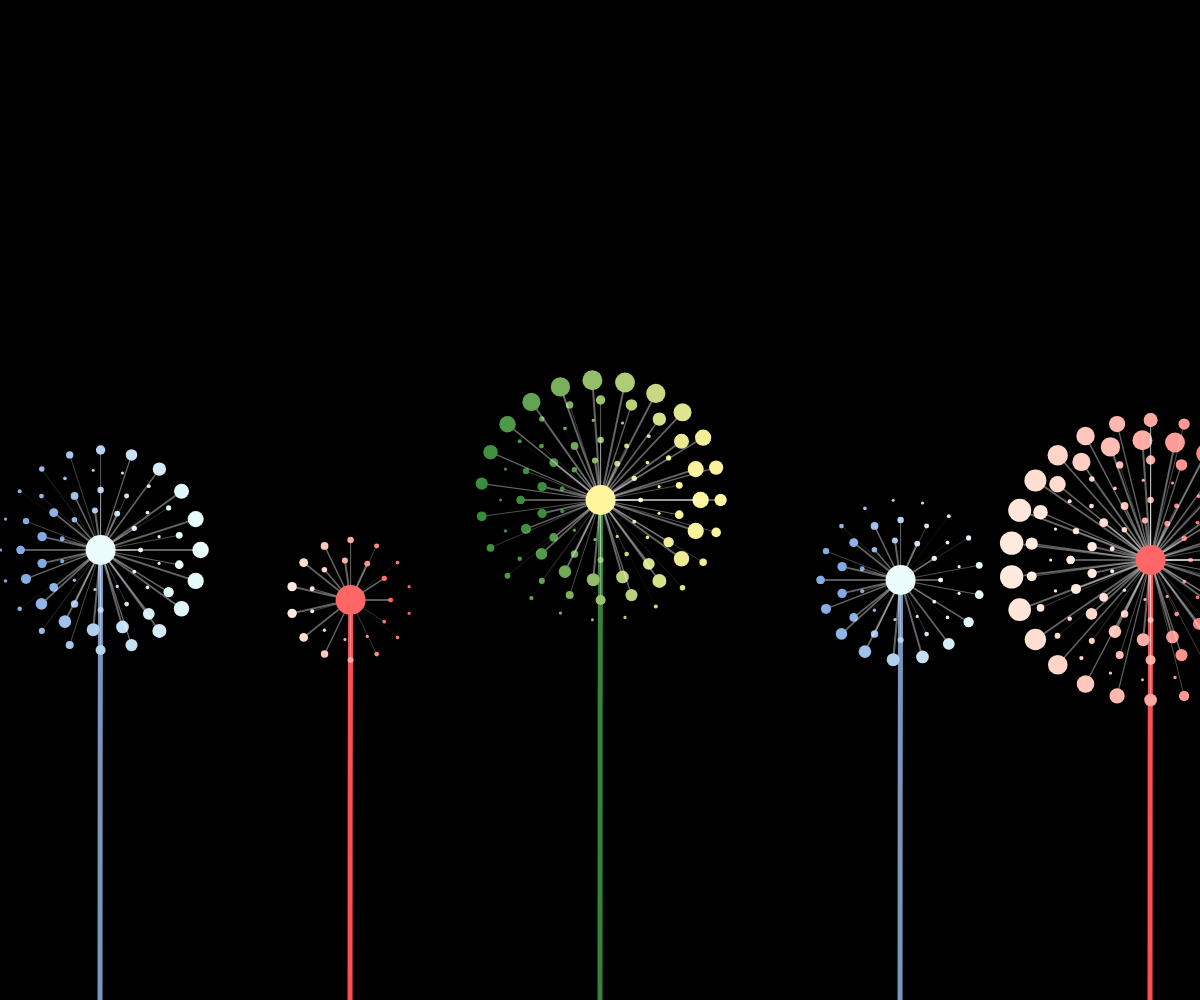
Frame 1 (no input)
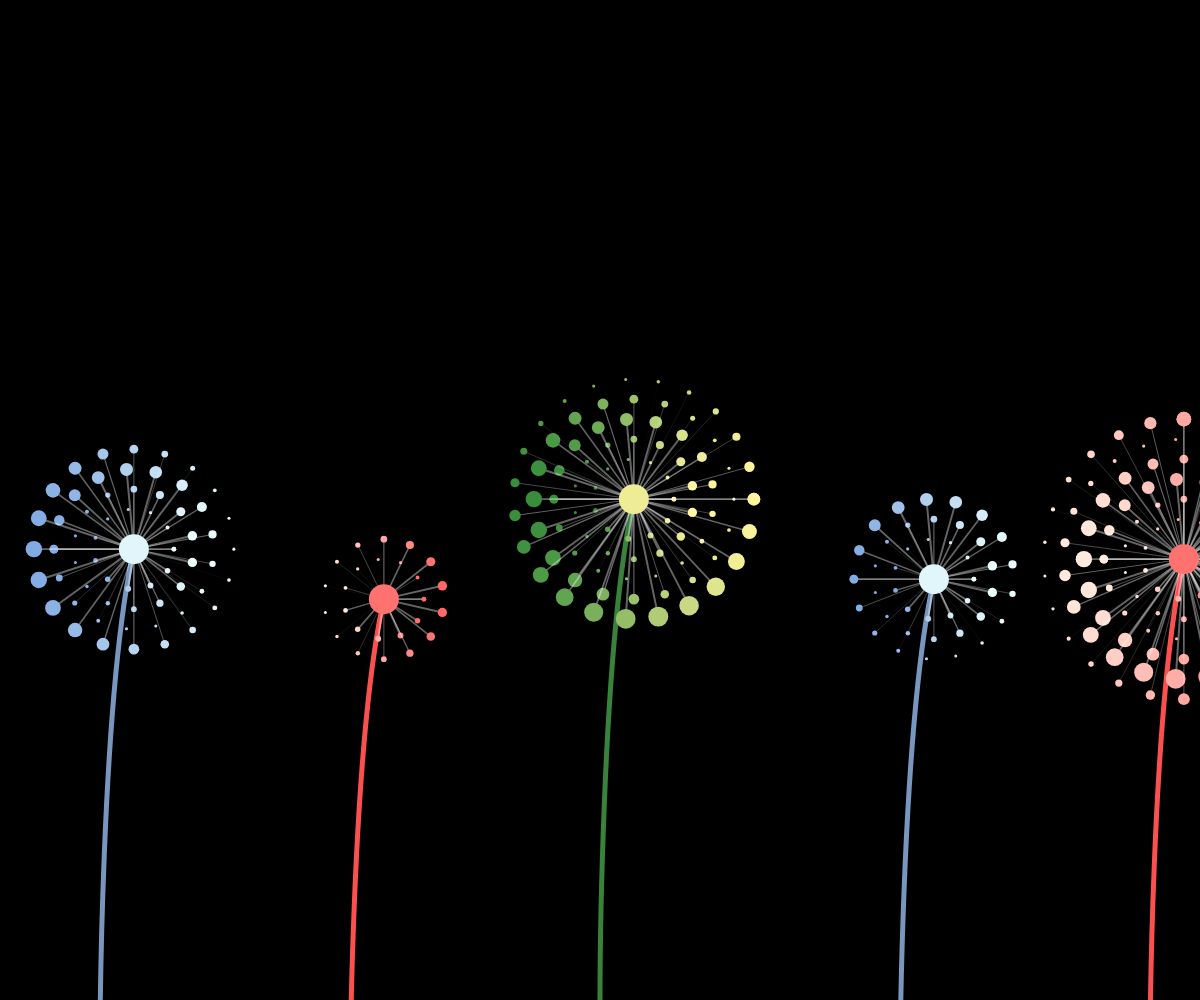
Frame 60 (no input)
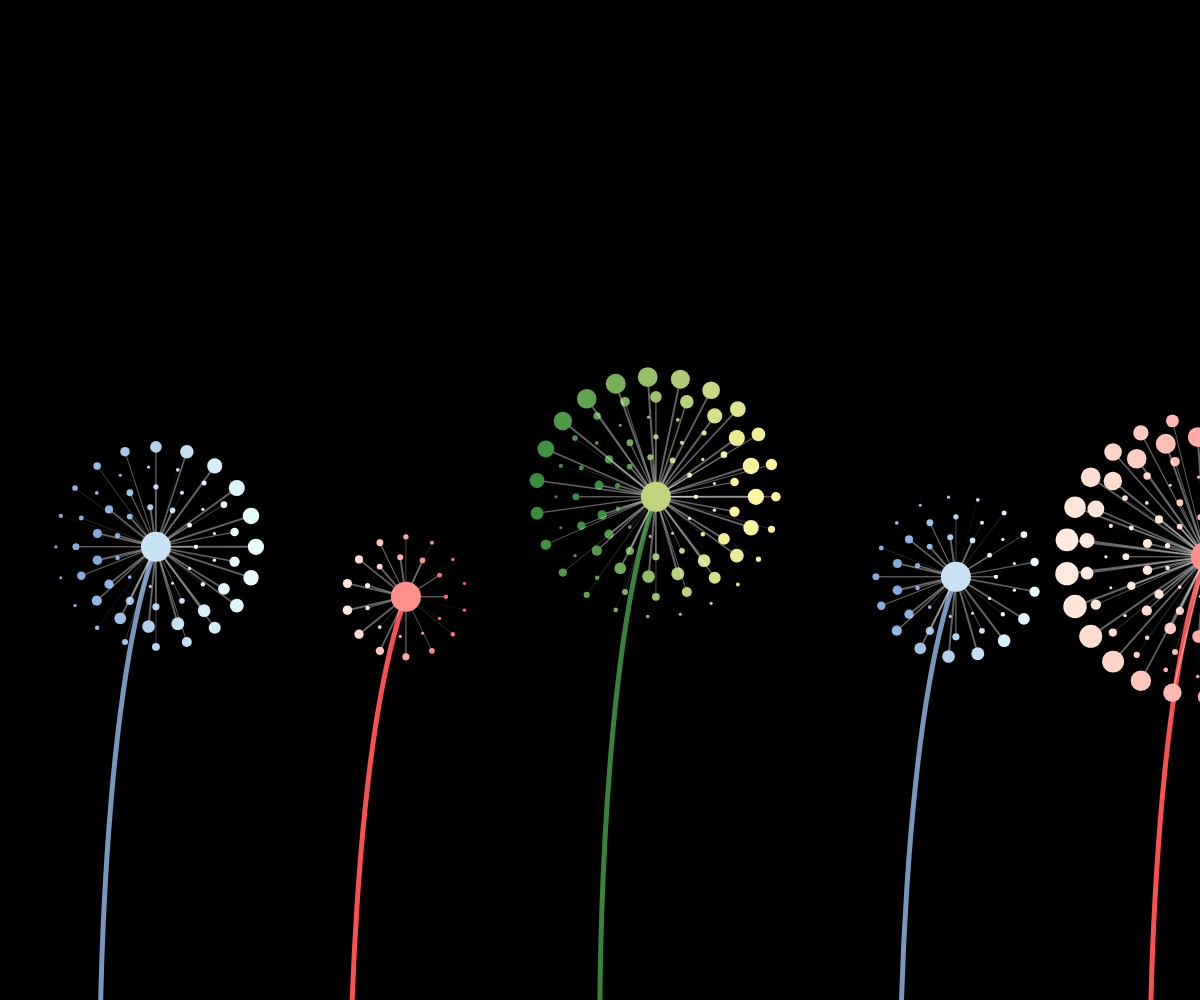
Frame 120 (the mouse pressed at the canvas centre since frame 60)

The p5.js sketch that drew these frames (run headless with seeded random() and noise() and a simulated clock; from frame 60 on, the mouse is pressed at the canvas centre):

// p5.js sketch
// ── sketch.js
let colorStem = [
  [56, 130, 60], // green
  [250, 80, 80], //pink
  [120, 150, 190], //blue
];

let colorRange = [
  [
    [56, 142, 60],
    [255, 245, 157],
  ],
  [
    [255, 234, 221],
    [255, 102, 102],
  ],
  [
    [130, 170, 227],
    [234, 253, 252],
  ],
];

function setup() {
  createCanvas(windowWidth, windowHeight);
}

function draw() {
  background(0);
  drawDandFlower(5, width / 2, height / 2, 0);
  drawDandFlower(2, width / 2 - 250, height / 2 + 100, 1);
  drawDandFlower(3, width / 2 + 300, height / 2 + 80, 2);
  drawDandFlower(6, width / 2 + 550, height / 2 + 60, 1);
  drawDandFlower(4, width / 2 - 500, height / 2 + 50, 2);
}

function drawDandFlower(layerNum, transX, transY, ci) {
  push();
  translate(transX, transY);
  push();
  noFill();
  stroke(colorStem[ci][0], colorStem[ci][1], colorStem[ci][2]);
  strokeWeight(5);
  let x = map(sin(frameCount * 0.01), -1, 1, -60, 60);
  let y = map(cos(frameCount * 0.01), -1, 1, -10, 0);
  bezier(x, y, 0, 150, 0, 500, 0, 500);
  pop();
  for (let r = 0; r < layerNum; r++) {
    for (let i = 0; i < 2 * PI; i += (2 * PI) / (11 + r * 3)) {
      let x1 = x + sin((PI / 2) * (r + 1) + i) * (40 + r * 20);
      let y1 = y + cos((PI / 2) * (r + 1) + i) * (40 + r * 20);
      let distFromCentX = transX - width / 2;
      let distFromCentY = transY - height / 2;
      let dmouse = dist(
        x1 + width / 2 + distFromCentX,
        y1 + height / 2 + distFromCentY,
        mouseX,
        mouseY
      );

      if (dmouse <= 20) {
        y1 += map(dmouse, 0, 20, 10, 0);
        x1 += map(dmouse, 0, 20, 10, 0);
      }
      fill(255);
      stroke(255, 100);
      strokeWeight(map(sin(i + frameCount * 0.05), -1, 1, 0.01, 2));
      line(x1, y1, x, y);
      let fluctation = sin((PI / 2) * (r + 1) + i);
      assignColor(ci, fluctation);
      noStroke();
      circle(x1, y1, map(sin(i + frameCount * 0.05), -1, 1, 3, 6 + r * 3.5));
    }
  }
  let fluctuate2 = sin(PI / 2 + frameCount * 0.01);
  assignColor(ci, fluctuate2);
  circle(x, y, 30);
  pop();
}

function assignColor(baseColorIndex, fluct) {
  fill(
    map(
      fluct,
      -1,
      1,
      colorRange[baseColorIndex][0][0],
      colorRange[baseColorIndex][1][0]
    ),
    map(
      fluct,
      -1,
      1,
      colorRange[baseColorIndex][0][1],
      colorRange[baseColorIndex][1][1]
    ),
    map(
      fluct,
      -1,
      1,
      colorRange[baseColorIndex][0][2],
      colorRange[baseColorIndex][1][2]
    )
  );
}
